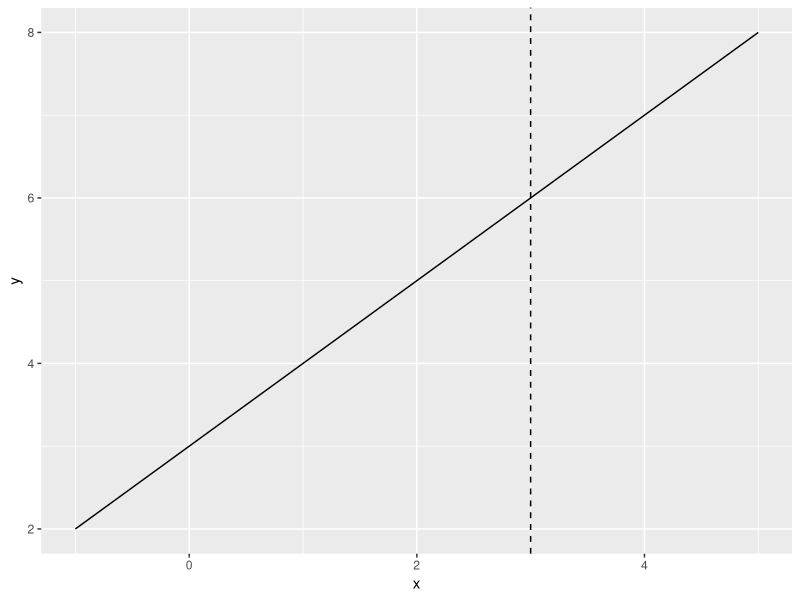
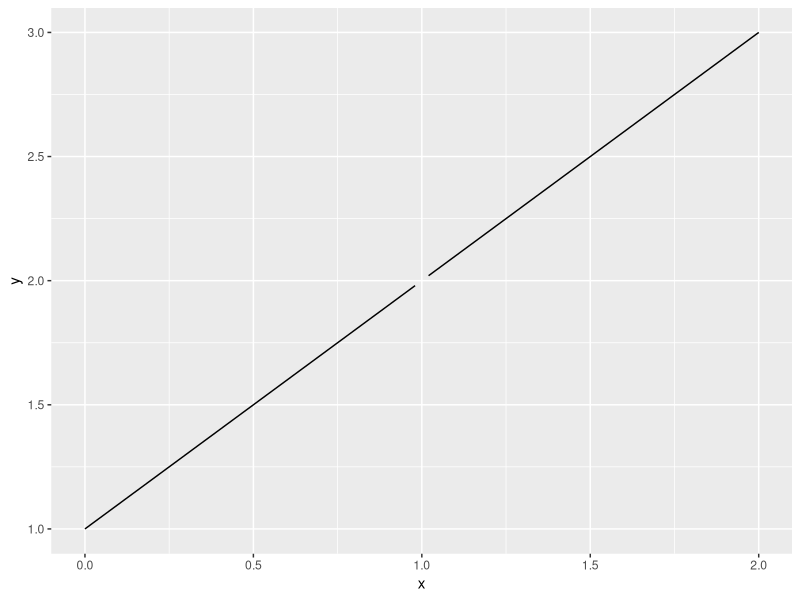
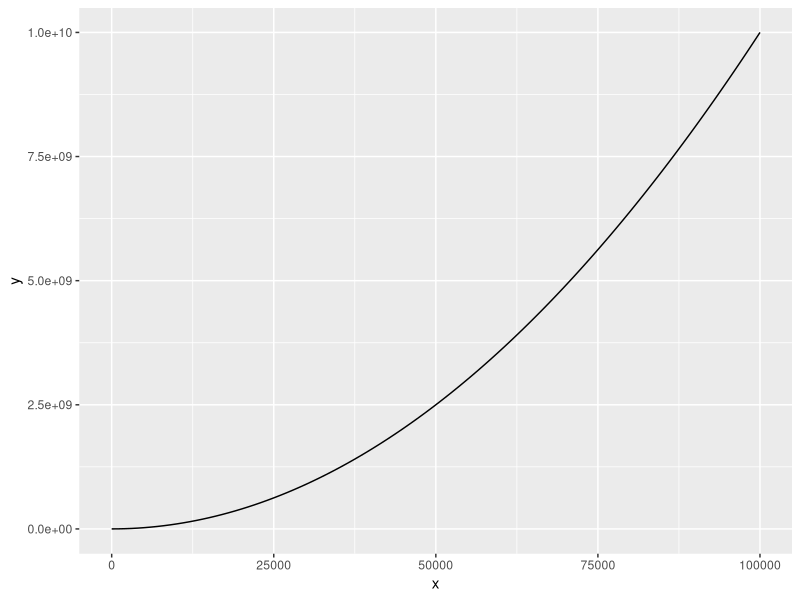
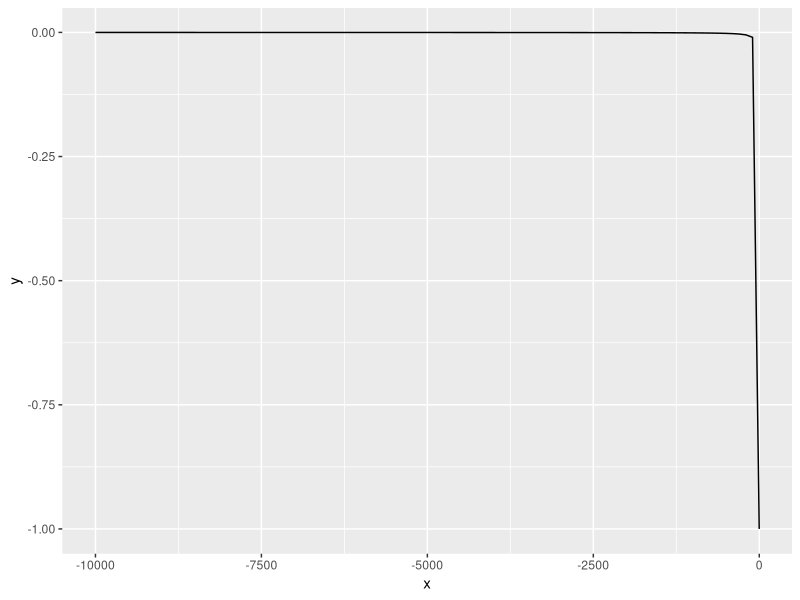
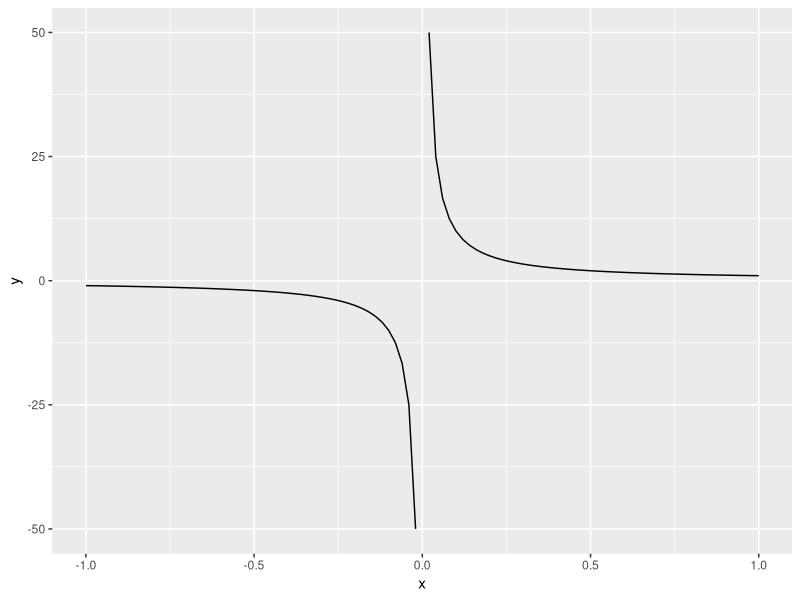
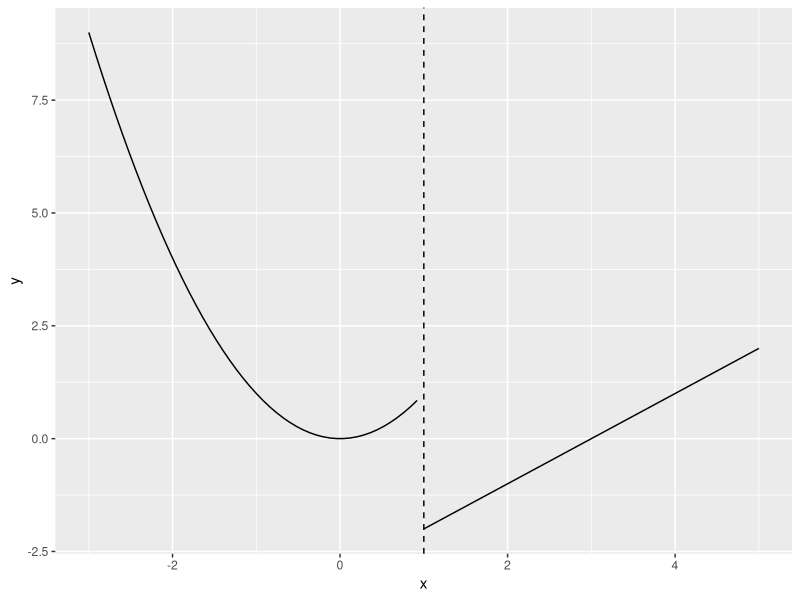
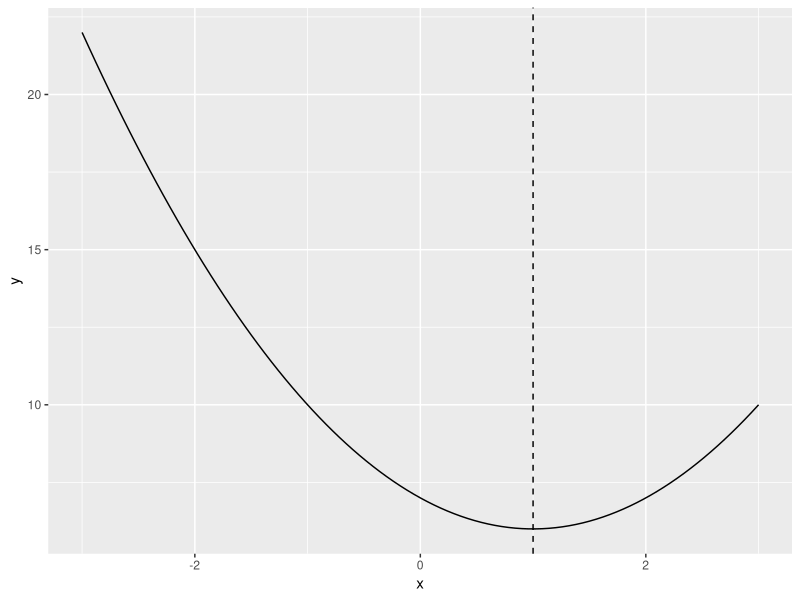
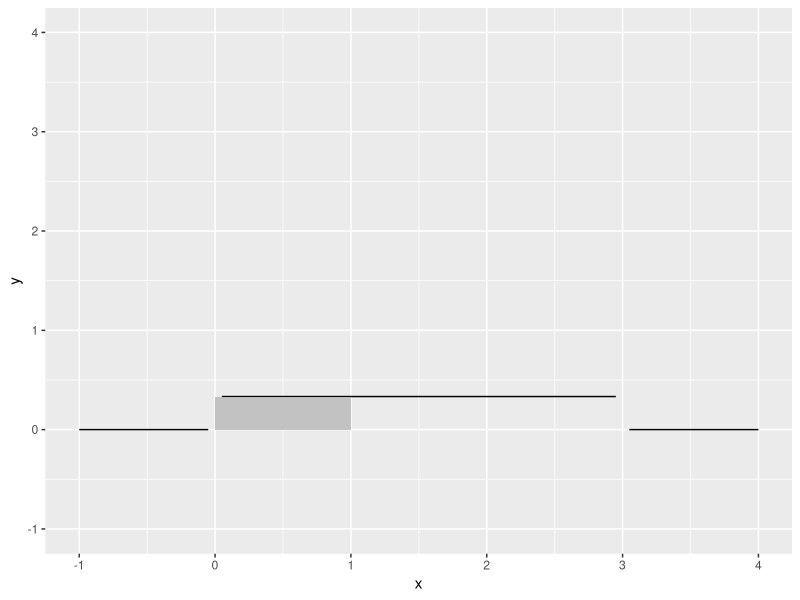

Here is the R script that generated these plots, in order:
## ---- chunk 1
library(ggplot2)
## ---- chunk 2
ggplot(data.frame(x = c(-1, 5)), aes(x)) +
  stat_function(fun = function(x) x + 3) +
  geom_vline(xintercept = 3, linetype = "dashed")
## ---- chunk 3
ggplot(data.frame(x = c(0, 2)), aes(x)) +
  stat_function(fun = function(x) (x ^ 2 - 1) / (x - 1))
## ---- chunk 4
ggplot(data.frame(x = c(0, 100000)), aes(x)) +
  stat_function(fun = function(x) x ^ 2)
## ---- chunk 5
ggplot(data.frame(x = c(-10000, -1)), aes(x)) +
  stat_function(fun = function(x) ifelse(x != 0, 1 / x, NaN)) 
## ---- chunk 6
ggplot(data.frame(x = c(-1, 1)), aes(x)) +
  stat_function(fun = function(x) ifelse(x != 0, 1 / x, NaN)) 
## ---- chunk 7
ggplot(data.frame(x = -3:5), aes(x)) +
  stat_function(fun = function(x) ifelse(x < 1, x ^ 2, NA)) +
  stat_function(fun = function(x) ifelse(x >= 1, x - 3, NA)) +
  geom_vline(xintercept = 1, linetype = "dashed")
## ---- chunk 8
ggplot(data.frame(x = c(-3, 3)), aes(x)) +
  stat_function(fun = function(x) x ^ 2 - (2 * x) + 7) +
  geom_vline(xintercept = 1, linetype = "dashed")
## ---- chunk 9
ggplot(data.frame(x = -1:4), aes(x)) +
  stat_function(fun = function(x) ifelse(x > 0 & x < 3, (1 / 3), NaN)) +
  stat_function(fun = function(x) ifelse(x < 0 | x > 3, 0, NaN)) +
  geom_rect(aes(xmin = 0, xmax = 1,
                ymin = 0, ymax = (1 / 3)), fill = "grey", alpha = 0.3) +
  coord_cartesian(ylim = c(-1, 4))
